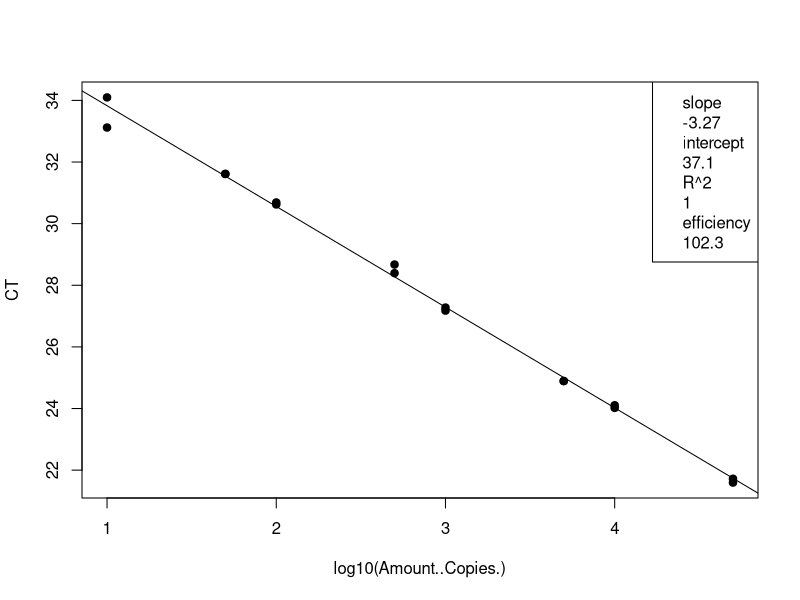
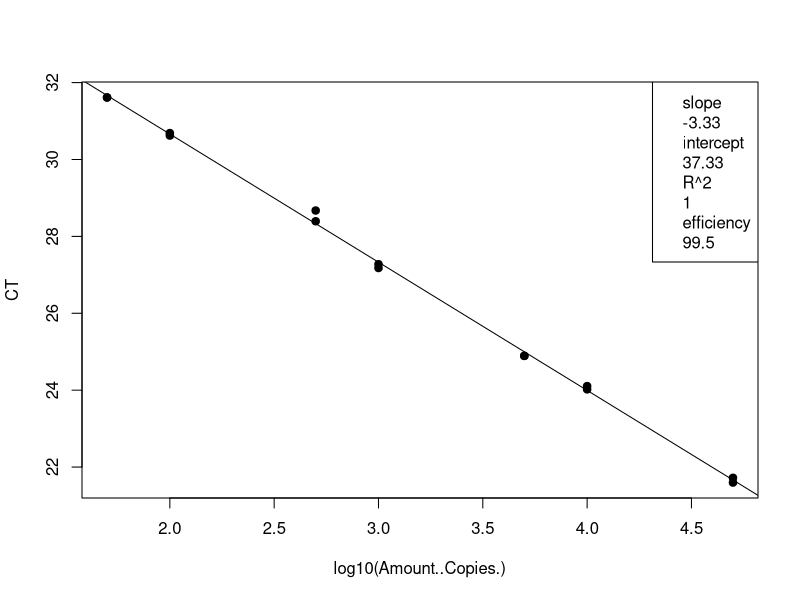
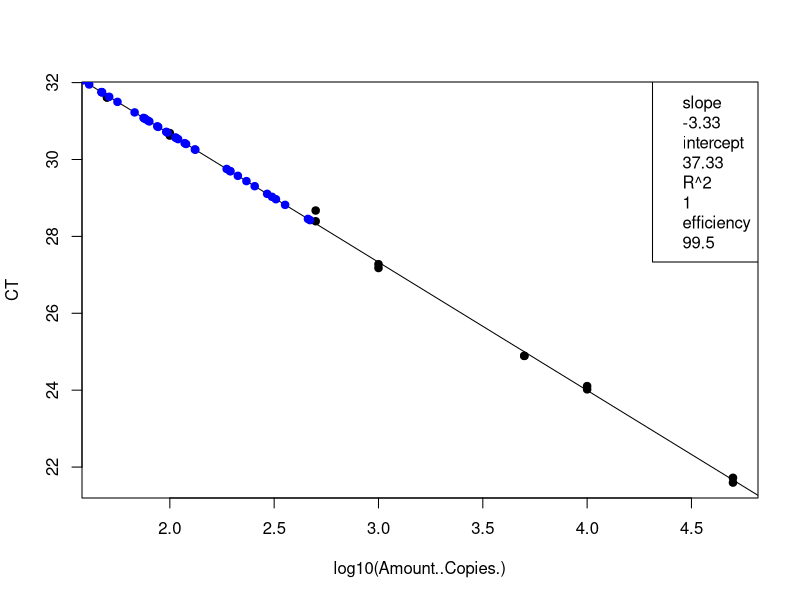
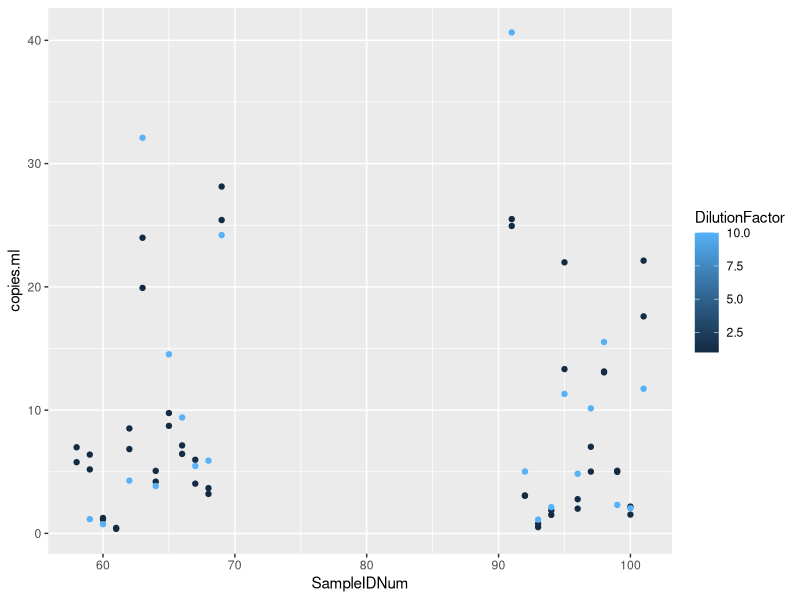

Recreate these plots in R, in order.
## ---- chunk 1
knitr::opts_chunk$set(echo = TRUE)

## ---- chunk 2
# load the data (note data file must be in this repository)
data <- read.csv("Plate3_E.coli_qPCRConversion.csv")
View(data)

# clean up the data file (there is some stuff at the bottom and extra blank rows)
#data <- data[-92:-93,] # This removes rows 92-95
View(data)

# assign to the correct data class #warning message about NAs is OK
class(data$CT) # check the data class type
data$CT <- as.numeric(as.character(data$CT)) # change to numeric
data$Amount..Copies. <- as.numeric(as.character(data$Amount..Copies.)) # change to numeric
## ---- chunk 3
# linear regression of standard curve
standards = data[1:16,]
standardCurve <- lm(CT ~ log10(Amount..Copies.), data = standards)
  
standardCurvePlot <- plot(CT ~ log10(Amount..Copies.), data = standards, pch=19) 
abline(coef(standardCurve)) 
legend("topright", legend=c(paste= "slope", round(standardCurve$coefficients[2], 2), 
                            paste= "intercept", round(standardCurve$coefficients[1], 2), 
                            paste= "R^2", round(summary(standardCurve)$r.squared, 2),
                            paste = "efficiency", round((10^(-1/standardCurve$coefficients[2])-1)*100, 1)))
## ---- chunk 4
# remove standards that sucked and redo analysis NOT NEEDED 21 Jan 2020
standards <- standards[-15:-16,] # uncomment this line and change which rows to remove
standardCurve <- lm(CT ~ log10(Amount..Copies.), data = standards)

standardCurvePlot <- plot(CT ~ log10(Amount..Copies.), data = standards, pch=19)
abline(coef(standardCurve))
col = "blue"
legend("topright", legend=c(paste= "slope", round(standardCurve$coefficients[2], 2),
                            paste= "intercept", round(standardCurve$coefficients[1], 2),
                            paste= "R^2", round(summary(standardCurve)$r.squared, 2),
                            paste = "efficiency", round((10^(-1/standardCurve$coefficients[2])-1)*100, 1)))
## ---- chunk 5
# data set of unknowns including info on standard curve
#unknowns = subset(data, Name == "UNKNOWN")
unknowns = data[17:85,]
#unknowns <- unknowns[-1:-3,] # uncomment this line and change which rows to remove if these samples were outside of the standard curve

# add new columns to the data table
unknowns$plate_num = 1 #change to the actual plate number
unknowns$standard_slope = standardCurve$coefficients[2]
unknowns$standard_intercept = standardCurve$coefficients[1]
unknowns$R2 = summary(standardCurve)$r.squared
unknowns$efficiency =  (10^(-1/standardCurve$coefficients[2])-1)*100
  
# add a new column that interpolates copies/well from Ct for the unknowns
unknowns$log.copies.well = ((unknowns$CT - standardCurve$coefficients[1])/standardCurve$coefficients[2])
unknowns$copies.well = 10^unknowns$log.copies.well

# copies/ul extract accounting for dilution factor
vol.well = 3 #qPCR template volume in ul
unknowns$vol.well = vol.well
unknowns$copies.ul = ((unknowns$copies.well/vol.well)*unknowns$DilutionFactor)

# copies/extraction
vol.elution = 110 #DNA extraction elution volume in ul
unknowns$vol.elution = vol.elution
unknowns$copies.extraction = (unknowns$copies.ul*vol.elution)

# copies/ml #Volume is volume of sample filtered in mL
unknowns$copies.ml = (unknowns$copies.extraction/unknowns$Volume)


## ---- chunk 6
standards <- standards[-15:-16,] # uncomment this line and change which rows to remove
standardCurve <- lm(CT ~ log10(Amount..Copies.), data = standards)

standardCurvePlot <- plot(CT ~ log10(Amount..Copies.), data = standards, pch=19)
abline(coef(standardCurve))
col = "blue"
legend("topright", legend=c(paste= "slope", round(standardCurve$coefficients[2], 2),
                            paste= "intercept", round(standardCurve$coefficients[1], 2),
                            paste= "R^2", round(summary(standardCurve)$r.squared, 2),
                            paste = "efficiency", round((10^(-1/standardCurve$coefficients[2])-1)*100, 1)))

unknowns = unknowns[1:69,]
standardCurve <- lm(CT ~ log10(copies.well), data = unknowns)

standardCurvePlot <- points(CT ~ log10(copies.well), data = unknowns, pch=19, col = "blue")


#abline(coef(standardCurve))
#legend("topright", legend=c(paste= "slope", round(standardCurve$coefficients[2], 2),
                            #paste= "intercept", round(standardCurve$coefficients[1], 2),
                            #paste= "R^2", round(summary(standardCurve)$r.squared, 2),
                            #paste = "efficiency", round((10^(-1/standardCurve$coefficients[2])-1)*100, 1)))
## ---- chunk 7
# make a plot that compares the diluted to undiluted replicates for each sample including dilution factor
library("ggplot2")
unknowns$SampleIDNum <- as.numeric(as.character(unknowns$SampleIDNum)) # change to numeric
replicates = unknowns[1:71,]
#replicates <- replicates[-18,] # This removes rows (B11)
#replicates <- replicates[-32,] # This removes rows (D8)
#replicates <- replicates[-55,] # This removes rows (G5)
qplot(SampleIDNum,copies.ml, data=replicates, col=DilutionFactor)
## ---- chunk 8
# write csv file
write.csv(unknowns, file = "Plate3_E.coli_ConvertedData.csv", row.names=FALSE, na="")

# average the replicates (if not strongly inhibited) and make a new file
averaged = unknowns[1:69,]
averaged$averaged <- tapply(unknowns$copies.ml, unknowns$SampleIDNum, mean)
write.csv(averaged, file = "Plate3_E.coli_Averaged.csv", row.names=FALSE, na="")
